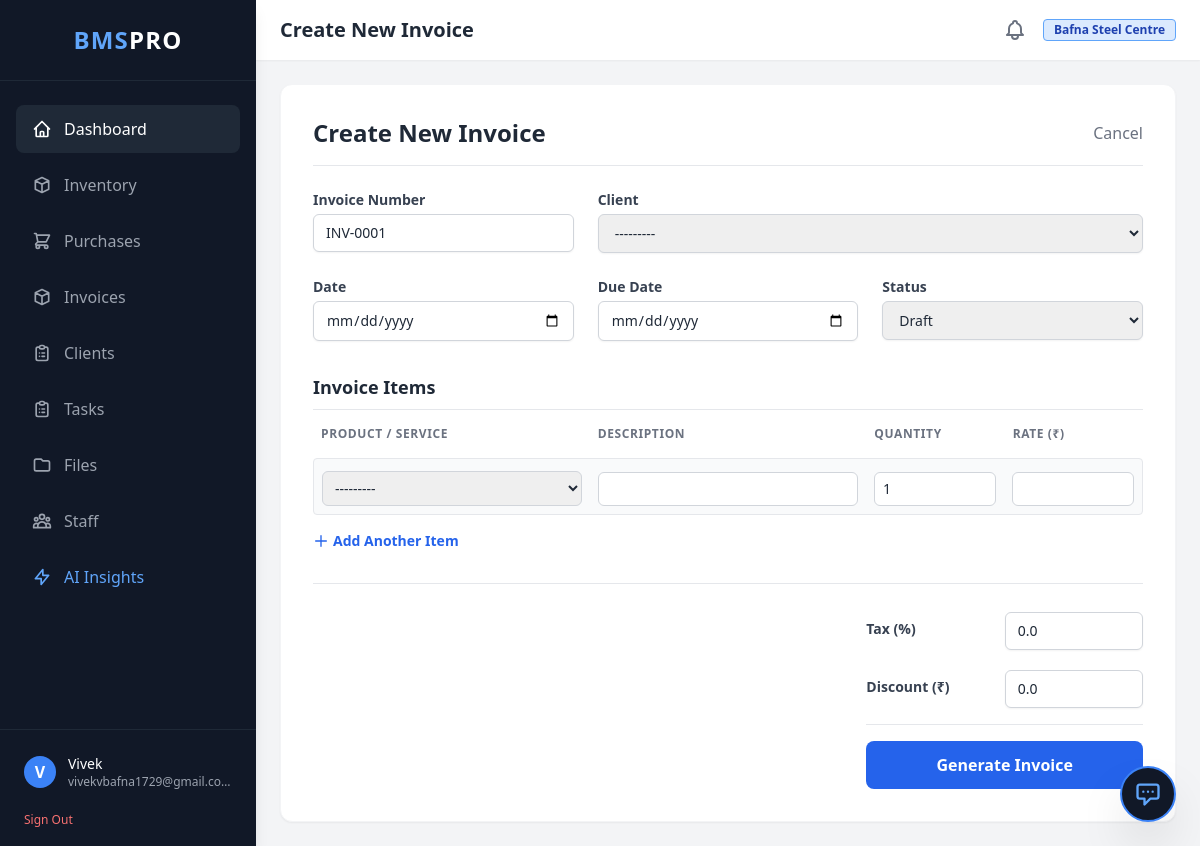
/billing/create/ (signed in), run on the app's committed database.
### accounts/models.py (models this page shows, shortened)
class User(AbstractBaseUser, PermissionsMixin):
    user_id = models.UUIDField(primary_key=True, default=uuid.uuid4, editable=False)
    company = models.ForeignKey(Company, on_delete=models.CASCADE, related_name='employees', null=True, blank=True)
    email = models.EmailField(unique=True) # Removed editable=False
    first_name = models.CharField(max_length=100, blank=True)
    middle_name = models.CharField(max_length=100, blank=True)
    last_name = models.CharField(max_length=100, blank=True)
    username = models.CharField(max_length=150, unique=True, blank=True)
    flat_number = models.CharField(max_length=20, blank=True)
    building_name = models.CharField(max_length=100, blank=True) # Lowercased 'b'
    street_name = models.CharField(max_length=100, blank=True)
    city = models.CharField(max_length=100, blank=True)
    state = models.CharField(max_length=100, blank=True)
    phone_number = models.CharField(max_length=15, blank=True)
    phone_number2 = models.CharField(max_length=15, blank=True, null=True)
    joining_date = models.DateField(blank=True, null=True)
    monthly_salary = models.DecimalField(max_digits=10, decimal_places=2, blank=True, null=True)
    is_active = models.BooleanField(default=True)
    is_staff = models.BooleanField(default=False)
    is_superuser = models.BooleanField(default=False)
    created_at = models.DateTimeField(auto_now_add=True)
    updated_at = models.DateTimeField(auto_now=True)
    objects = UserManager()
    USERNAME_FIELD = 'email'
    REQUIRED_FIELDS = [] # Removed 'username' since we auto-generate it

class Company(models.Model):
    company_id = models.UUIDField(primary_key=True, default=uuid.uuid4, editable=False)
    name = models.CharField(max_length=255)
    subdomain = models.CharField(max_length=100, unique=True, null=True, blank=True)
    created_at = models.DateTimeField(auto_now_add=True)
    is_active = models.BooleanField(default=True)

### billing/views.py (the view)
# urls.py: path('create/', views.create_invoice, name='create_invoice'),
@login_required
def create_invoice(request):
    company = request.user.company
    if request.method == 'POST':
        form = InvoiceForm(request.POST, company=company)
        formset = InvoiceItemFormSet(request.POST, form_kwargs={'company': company})
        if form.is_valid() and formset.is_valid():
            invoice = form.save(commit=False)
            invoice.company = company
            invoice.save()
            formset.instance = invoice
            items = formset.save(commit=False)
            subtotal = 0
            for item in items:
                item.amount = item.quantity * item.rate
                subtotal += item.amount
                item.save()
            for obj in formset.deleted_objects:
                obj.delete()
            invoice.subtotal = subtotal
            invoice.tax_amount = (subtotal * invoice.tax_percentage) / 100
            invoice.total_amount = subtotal + invoice.tax_amount - invoice.discount_amount
            invoice.save()
            if invoice.status in ['sent', 'paid']:
                invoice.deduct_inventory(request.user)
            messages.success(request, 'Invoice created successfully!')
            return redirect('billing:invoice_list')
    else:
        last_invoice = Invoice.objects.filter(company=company).order_by('id').last()
        next_num = f"INV-{last_invoice.id + 1:04d}" if last_invoice else "INV-0001"
        form = InvoiceForm(company=company, initial={'invoice_number': next_num})
        formset = InvoiceItemFormSet(form_kwargs={'company': company})
    base_template = 'shared/base_partial.html' if request.headers.get('HX-Request') else 'shared/base.html'
    context = {
        'form': form,
        'formset': formset,
        'base_template': base_template,
        'page_title': 'Create New Invoice'
    }
    return render(request, 'billing/create_invoice.html', context)

### templates/billing/create_invoice.html (shortened to what this page needs)
{% extends base_template %}
{% block content %}
<div class="max-w-5xl mx-auto bg-white rounded-xl shadow-sm border border-gray-100 p-8">
    <div class="mb-6 flex justify-between items-center border-b pb-4">
        <h2 class="text-2xl font-bold text-gray-800">Create New Invoice</h2>
        <a href="{% url 'billing:invoice_list' %}" hx-get="{% url 'billing:invoice_list' %}" hx-target="#main-content" hx-push-url="true" class="text-gray-500 hover:text-gray-700">Cancel</a>
    </div>
    <form method="POST" action="{% url 'billing:create_invoice' %}">
        <div class="grid grid-cols-1 md:grid-cols-3 gap-6 mb-8">
            <div><label class="block text-sm font-bold text-gray-700 mb-1">Invoice Number</label>{{ form.invoice_number }}</div>
            <div class="md:col-span-2"><label class="block text-sm font-bold text-gray-700 mb-1">Client</label>{{ form.client }}</div>
            <div><label class="block text-sm font-bold text-gray-700 mb-1">Date</label>{{ form.date }}</div>
            <div><label class="block text-sm font-bold text-gray-700 mb-1">Due Date</label>{{ form.due_date }}</div>
            <div><label class="block text-sm font-bold text-gray-700 mb-1">Status</label>{{ form.status }}</div>
        </div>
        <h3 class="text-lg font-bold text-gray-800 mb-4 border-b pb-2">Invoice Items</h3>
        <div class="space-y-4 mb-8">
            <div class="grid grid-cols-12 gap-4 text-xs font-bold text-gray-500 uppercase tracking-wider px-2">
                <div class="col-span-4">Product / Service</div>
                <div class="col-span-4">Description</div>
                <div class="col-span-2">Quantity</div>
                <div class="col-span-2">Rate (₹)</div>
            </div>
            {% for item_form in formset %}
            <div class="item-row grid grid-cols-12 gap-4 items-center bg-gray-50 p-2 rounded border border-gray-200 mb-2">
                <div class="col-span-4">{{ item_form.product }}</div>
                <div class="col-span-4">{{ item_form.description }}</div>
                <div class="col-span-2 quantity-input">{{ item_form.quantity }}</div>
                <div class="col-span-2 rate-input">{{ item_form.rate }}</div>
            </div>
            {% endfor %}
            <div id="items-container"></div> <button type="button" id="add-item-btn" class="mt-2 text-sm text-blue-600 hover:text-blue-800 font-bold flex items-center">
                <svg class="w-4 h-4 mr-1" fill="none" stroke="currentColor" viewBox="0 0 24 24"><path stroke-linecap="round" stroke-linejoin="round" stroke-width="2" d="M12 4v16m8-8H4"></path></svg>
                Add Another Item
            </button>
        </div>
        <div class="flex justify-end border-t pt-6">
            <div class="w-1/3 space-y-4">
                <div class="flex justify-between items-center">
                    <label class="text-sm font-bold text-gray-700">Tax (%)</label>
                    <div class="w-1/2">{{ form.tax_percentage }}</div>
                </div>
                <div class="flex justify-between items-center">
                    <label class="text-sm font-bold text-gray-700">Discount (₹)</label>
                    <div class="w-1/2">{{ form.discount_amount }}</div>
                </div>
                <div class="flex justify-between items-center pt-4 border-t">
                    <button type="submit" class="bg-blue-600 text-white px-8 py-3 rounded-lg hover:bg-blue-700 font-bold w-full">
                        Generate Invoice
                    </button>
                </div>
            </div>
        </div>
    </form>
</div>
{% endblock %}

### templates/shared/base.html (shortened to what this page needs)
<!DOCTYPE html>
<html lang="en">
<head>
    <script src="https://cdn.tailwindcss.com"></script>
</head>
<body class="bg-gray-100 text-gray-800 font-sans antialiased flex h-screen overflow-hidden">
    <aside class="w-64 bg-gray-900 text-white flex flex-col h-full shadow-lg z-20">
        <div class="p-6 flex items-center justify-center border-b border-gray-800">
            <h1 class="text-2xl font-bold tracking-wider text-blue-400">BMS<span class="text-white">PRO</span></h1>
        </div>
        <nav class="flex-1 px-4 py-6 space-y-2 overflow-y-auto">
            <a href="{% url 'dashboard:home' %}" hx-get="{% url 'dashboard:home' %}" hx-target="#main-content" hx-push-url="true" class="flex items-center px-4 py-3 bg-gray-800 text-white rounded-lg hover:bg-gray-700 transition-colors">
                <svg class="w-5 h-5 mr-3" fill="none" stroke="currentColor" viewBox="0 0 24 24"><path stroke-linecap="round" stroke-linejoin="round" stroke-width="2" d="M3 12l2-2m0 0l7-7 7 7M5 10v10a1 1 0 001 1h3m10-11l2 2m-2-2v10a1 1 0 01-1 1h-3m-6 0a1 1 0 001-1v-4a1 1 0 011-1h2a1 1 0 011 1v4a1 1 0 001 1m-6 0h6"></path></svg>
                Dashboard
            </a>
            <a href="{% url 'inventory:dashboard' %}" hx-get="{% url 'inventory:dashboard' %}" hx-target="#main-content" hx-push-url="true" class="flex items-center px-4 py-3 text-gray-400 rounded-lg hover:bg-gray-800 hover:text-white transition-colors">
                <svg class="w-5 h-5 mr-3" fill="none" stroke="currentColor" viewBox="0 0 24 24"><path stroke-linecap="round" stroke-linejoin="round" stroke-width="2" d="M20 7l-8-4-8 4m16 0l-8 4m8-4v10l-8 4m0-10L4 7m8 4v10M4 7v10l8 4"></path></svg>
                Inventory
            </a>
            <a href="{% url 'inventory:vendor_list' %}"
                hx-get="{% url 'inventory:vendor_list' %}"
                hx-target="#main-content"
                hx-push-url="true"
                class="flex items-center px-4 py-3 text-gray-400 rounded-lg hover:bg-gray-800 hover:text-white transition-colors">
                    <svg class="w-5 h-5 mr-3" fill="none" stroke="currentColor" viewBox="0 0 24 24"><path stroke-linecap="round" stroke-linejoin="round" stroke-width="2" d="M3 3h2l.4 2M7 13h10l4-8H5.4M7 13L5.4 5M7 13l-2.293 2.293c-.63.63-.184 1.707.707 1.707H17m0 0a2 2 0 100 4 2 2 0 000-4zm-8 2a2 2 0 11-4 0 2 2 0 014 0z"></path></svg>
                    Purchases
                </a>
            <a href="{% url 'billing:invoice_list' %}" hx-get="{% url 'billing:invoice_list' %}" hx-target="#main-content" hx-push-url="true" class="flex items-center px-4 py-3 text-gray-400 rounded-lg hover:bg-gray-800 hover:text-white transition-colors">
                <svg class="w-5 h-5 mr-3" fill="none" stroke="currentColor" viewBox="0 0 24 24"><path stroke-linecap="round" stroke-linejoin="round" stroke-width="2" d="M20 7l-8-4-8 4m16 0l-8 4m8-4v10l-8 4m0-10L4 7m8 4v10M4 7v10l8 4"></path></svg>
                Invoices
            </a>
            <a href="{% url 'billing:client_list' %}" class="flex items-center px-4 py-3 text-gray-400 rounded-lg hover:bg-gray-800 hover:text-white transition-colors">
                Clients
            </a>
            <a href="{% url 'taskms:task_board' %}" class="flex items-center px-4 py-3 text-gray-400 rounded-lg hover:bg-gray-800 hover:text-white transition-colors">
                Tasks
            </a>
            <a href="{% url 'file_manager:dashboard' %}"
                hx-get="{% url 'file_manager:dashboard' %}"
                hx-target="#main-content"
                hx-push-url="true"
                class="flex items-center px-4 py-3 text-gray-400 rounded-lg hover:bg-gray-800 hover:text-white transition-colors">
                    <svg class="w-5 h-5 mr-3" fill="none" stroke="currentColor" viewBox="0 0 24 24">
                        <path stroke-linecap="round" stroke-linejoin="round" stroke-width="2" d="M3 7v10a2 2 0 002 2h14a2 2 0 002-2V9a2 2 0 00-2-2h-6l-2-2H5a2 2 0 00-2 2z"></path>
                    </svg>
                    Files
                </a>
            <a href="{% url 'staffms:staff_list' %}" hx-get="{% url 'staffms:staff_list' %}" hx-target="#main-content" hx-push-url="true" class="flex items-center px-4 py-3 text-gray-400 rounded-lg hover:bg-gray-800 hover:text-white transition-colors">
                Staff
            </a>
            <a href="{% url 'analytics:ai_dashboard' %}" hx-get="{% url 'analytics:ai_dashboard' %}" hx-target="#main-content" hx-push-url="true" class="flex items-center px-4 py-3 text-blue-400 rounded-lg hover:bg-gray-800 hover:text-blue-300 transition-colors">
                <svg class="w-5 h-5 mr-3" fill="none" stroke="currentColor" viewBox="0 0 24 24"><path stroke-linecap="round" stroke-linejoin="round" stroke-width="2" d="M13 10V3L4 14h7v7l9-11h-7z"></path></svg>
                AI Insights
            </a>
        </nav>
        <div class="p-4 border-t border-gray-800">
            <a href="{% url 'accounts:profile' %}" class="flex items-center hover:bg-gray-800 p-2 rounded transition cursor-pointer">
                <div class="w-8 h-8 rounded-full bg-blue-500 flex items-center justify-center text-white font-bold">
                    {{ request.user.email|make_list|first|upper }}
                </div>
                <div class="ml-3 truncate">
                    <p class="text-sm font-medium text-white truncate">{{ request.user.first_name|default:"Set Profile" }}</p>
                    <p class="text-xs text-gray-400 truncate">{{ request.user.email }}</p>
                </div>
            </a>
            <form method="POST" action="{% url 'account_logout' %}" class="mt-2 pl-2">
                <button type="submit" class="text-xs text-red-400 hover:text-red-300 transition">Sign Out</button>
            </form>
        </div>
    </aside>
    <div class="flex-1 flex flex-col h-full overflow-hidden relative">
        <header class="bg-white shadow-sm z-10 py-4 px-6 flex justify-between items-center">
            <h2 class="text-xl font-semibold text-gray-800">{% block page_title %}{{ page_title }}{% endblock %}</h2>
            <div class="flex items-center space-x-4">
                <button class="text-gray-500 hover:text-blue-600 transition">
                </button>
                <span class="bg-blue-100 text-blue-800 text-xs font-semibold px-2.5 py-0.5 rounded border border-blue-400">
                    {{ request.user.company.name|default:"No Company Assigned" }}
                </span>
            </div>
        </header>
        <main id="main-content" class="flex-1 overflow-x-hidden overflow-y-auto bg-gray-100 p-6">
            {% block content %}
            {% endblock %}
        </main>
    </div>
    <div x-data="{
        open: false, isLoading: false, inputMsg: '',
        messages: [{sender: 'bot', text: 'BMS Pro AI Engine Online. Ask me anything about your business data.'}],
        async sendMessage() {
            if (this.inputMsg.trim() === '') return;
            let msg = this.inputMsg;
            this.messages.push({ sender: 'user', text: msg });
            this.inputMsg = '';
            this.isLoading = true;
            this.scrollToBottom();
            try {
                let response = await fetch('{% url 'analytics:ai_bot_reply' %}', {
                    method: 'POST',
                    headers: { 'Content-Type': 'application/json', 'X-CSRFToken': '{{ csrf_token }}' },
                    body: JSON.stringify({ message: msg })
                });
                if(response.ok) {
                    let data = await response.json();
                    // Basic Markdown parsing for bold text
                    let formattedReply = data.reply.replace(/\*\*(.*?)\*\*/g, '<b>$1</b>');
                    this.messages.push({ sender: 'bot', text: formattedReply });
                } else {
                    this.messages.push({ sender: 'bot', text: 'Error reaching API.' });
                }
            } catch(err) {
                this.messages.push({ sender: 'bot', text: 'Network failed.' });
            } finally {
                this.isLoading = false;
                this.scrollToBottom();
            }
        },
        scrollToBottom() {
            setTimeout(() => { let box = document.getElementById('chat-messages'); if(box) box.scrollTop = box.scrollHeight; }, 100);
        }
    }"
     class="fixed bottom-6 right-6 z-50">
    <button @click="open = !open" class="bg-gray-900 border-2 border-blue-500 text-white w-14 h-14 rounded-full shadow-2xl flex items-center justify-center transition-transform hover:scale-110">
        <svg x-show="!open" class="w-7 h-7 text-blue-400" fill="none" stroke="currentColor" viewBox="0 0 24 24"><path stroke-linecap="round" stroke-linejoin="round" stroke-width="2" d="M8 10h.01M12 10h.01M16 10h.01M9 16H5a2 2 0 01-2-2V6a2 2 0 012-2h14a2 2 0 012 2v8a2 2 0 01-2 2h-5l-5 5v-5z"></path></svg>
    </button>
</div>
</body>
</html>

### data on the page
User: user.email|make_list "V", user.first_name "Vivek", user.email "vivekvbafna1729@gmail.com", user.company.name "Bafna Steel Centre"

### other printed values
{{ page_title }} "Create New Invoice"
